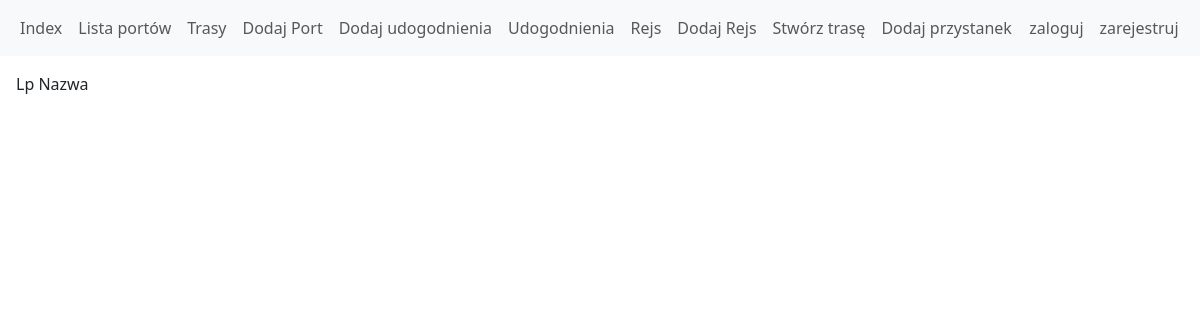
/routes, run on an earlier commit of the app's database.
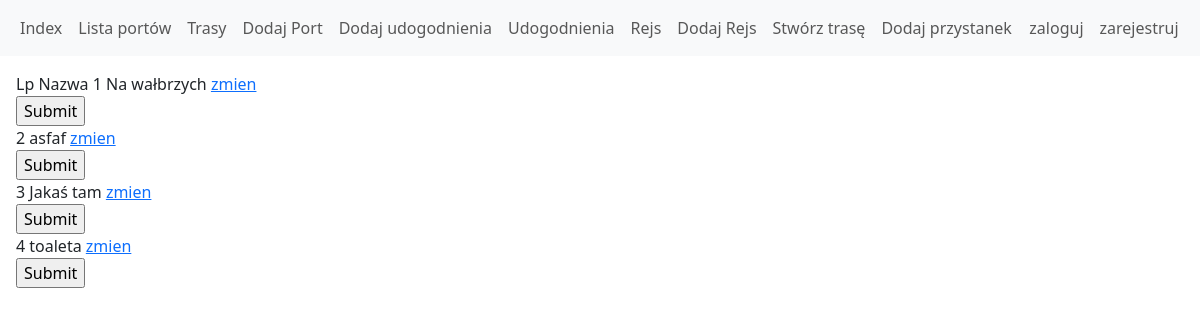
And on a later commit of the database.
### HavenRouteApp/models.py (models this page shows)
class Route(models.Model):
    name = models.CharField(max_length=128, default='')
    user = models.ForeignKey(User, on_delete=models.CASCADE)
    stop_list = models.ManyToManyField(Port, through='RoutePort')

### HavenRouteApp/views.py (the view)
# urls.py: path('routes', views.RouteView.as_view(), name='routes'),
class RouteView(ListView):
    model = Route
    template_name = 'RouteView.html'

### templates/RouteView.html (shortened to what this page needs)
{% extends 'base.html' %}
{% block content %}
<!DOCTYPE html>
<head>
</head>
<body>
    <tr>
        <th>Lp</th>
        <th>Nazwa</th>
    </tr>
        {% for route in route_list %}
            <tr class="{% cycle 'bg-secondary' 'bg-light' %}">
            <td>{{ forloop.counter }}</td>
            <td>{{ route.name }}</td>
            <td><a href="{{ route.get_absolute_url }}">zmien</a> </td>
            <td>
                <form action="{% url 'route_detail' route.id %}" method="get"> {% csrf_token %}
                <input type="submit"></form>
            </td>
    </tr>
    {% endfor %}
</body>
</html>
{% endblock %}

What changed in the data, as far as the page shows it:
added Route: name "Na wałbrzych"
added Route: name "asfaf"
added Route: name "Jakaś tam"
added Route: name "toaleta"
